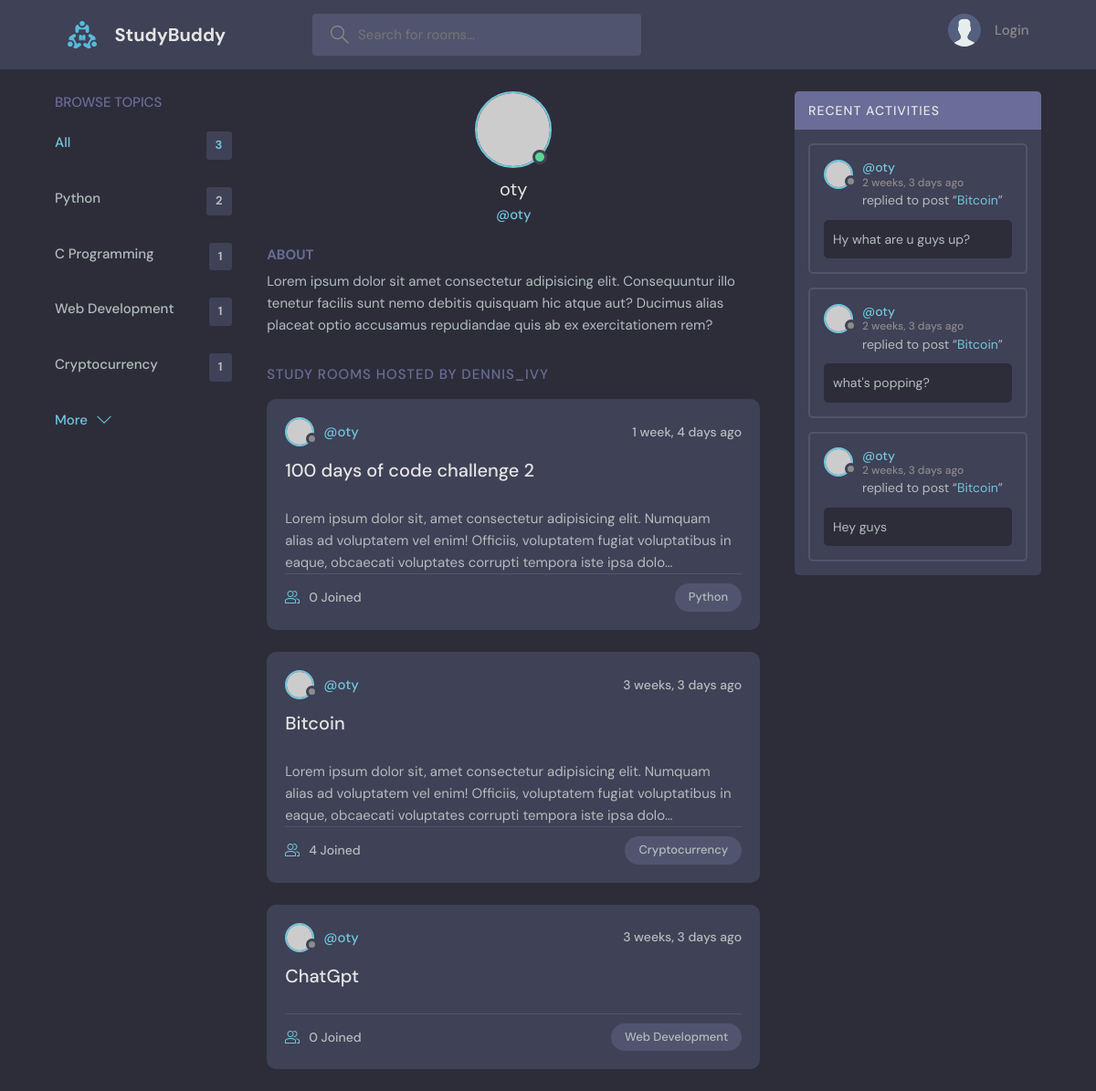
/user-profile/1/, run on an earlier commit of the app's database.
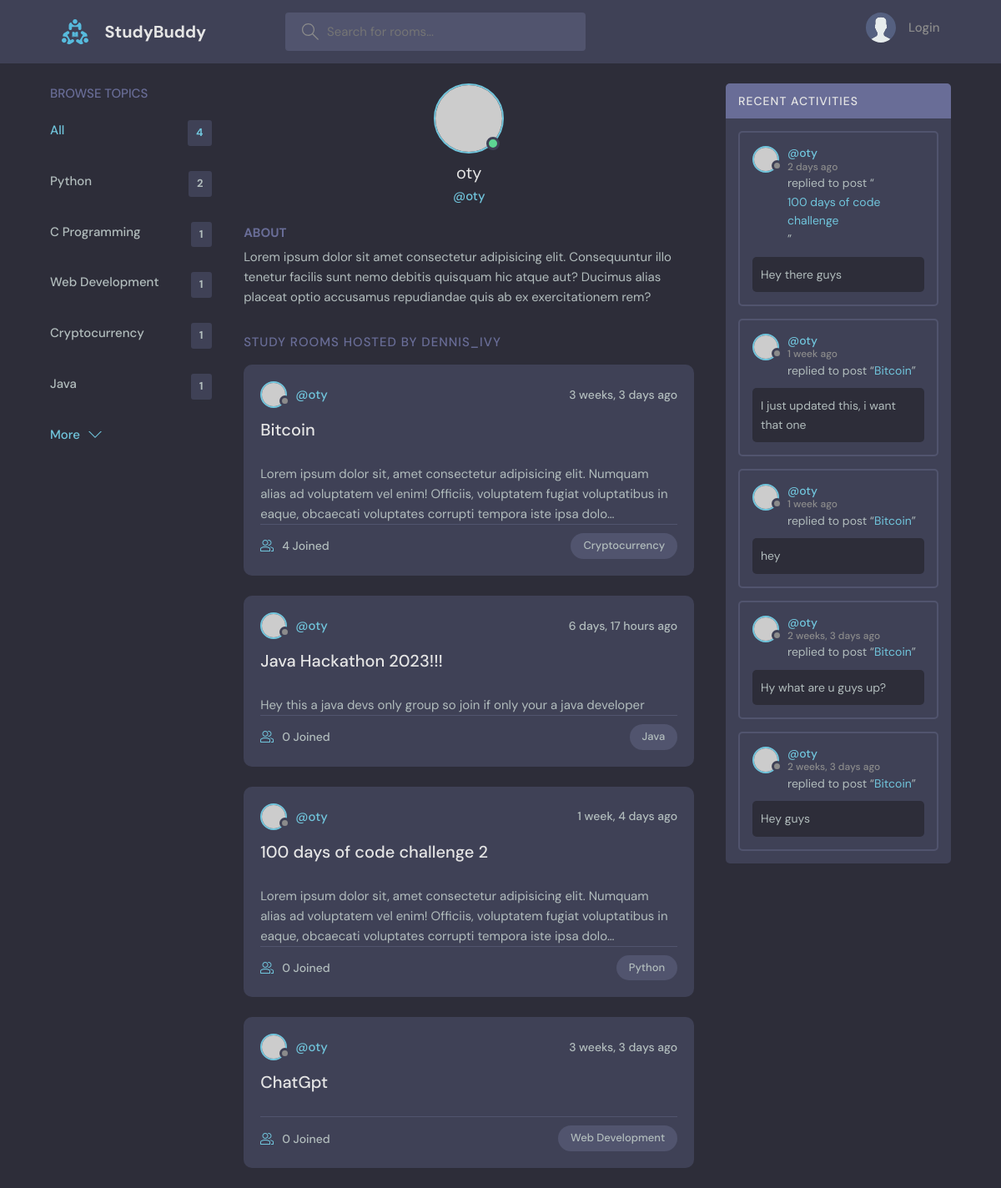
And on a later commit of the database.
### base/models.py (models this page shows, shortened)
class Topic(models.Model):
    name = models.CharField(max_length=200)

class Room(models.Model):
    host = models.ForeignKey(User, on_delete=models.SET_NULL, null=True)
    topic = models.ForeignKey(Topic, on_delete=models.CASCADE, null=True)
    name = models.CharField(max_length=200)
    description = models.TextField(null=True, blank=True)
    participants = models.ManyToManyField(User, related_name="participants", blank=True)
    updated = models.DateTimeField(auto_now=True)
    created = models.DateTimeField(auto_now_add=True)
    class Meta:
        ordering = ['-updated', '-created']
    def __str__(self):
        return self.name

class Message(models.Model):
    user = models.ForeignKey(User, on_delete=models.CASCADE)
    room = models.ForeignKey(Room, on_delete=models.CASCADE)
    body = models.TextField()
    updated = models.DateTimeField(auto_now=True)
    created = models.DateTimeField(auto_now_add=True)
    class Meta:
        ordering = ['-updated', '-created']

### base/views.py (the view)
# urls.py: path('user-profile/<str:pk>/', views.userProfile, name='user-profile'),
def userProfile(request, pk):
    user = User.objects.get(id=pk)
    rooms = user.room_set.all()
    room_messages = user.message_set.all()
    topics = Topic.objects.all()
    context={'user': user, 'rooms': rooms, 'room_messages': room_messages, 'topics': topics}
    return render(request, 'base/profile.html', context)

### base/templates/base/profile.html (shortened to what this page needs)
{% extends 'main.html' %}
{% block content %}
    <main class="profile-page layout layout--3">
        <div class="container">
           {% include 'base/topics_components.html' %}
            <div class="roomList">
                <div class="profile">
                    <div class="profile__avatar">
                        <div class="avatar avatar--large active">
                            <img src="https://randomuser.me/api/portraits/men/11.jpg" />
                        </div>
                    </div>
                    <div class="profile__info">
                        <h3>{{user.username}}</h3>
                        <p>@{{user.username}}</p>
                    </div>
                    <div class="profile__about">
                        <h3>About</h3>
                        <p>
                            Lorem ipsum dolor sit amet consectetur adipisicing elit. Consequuntur illo tenetur
                            facilis sunt nemo debitis quisquam hic atque aut? Ducimus alias placeat optio
                            accusamus repudiandae quis ab ex exercitationem rem?
                        </p>
                    </div>
                </div>
                <div class="roomList__header">
                    <div>
                        <h2>Study Rooms Hosted by dennis_ivy</a>
                        </h2>
                    </div>
                </div>
               {% include 'base/feeds_component.html' %}
            </div>
            {%include 'base/activity_components.html'%}
        </div>
    </main>
{% endblock %}

### templates/main.html (shortened to what this page needs)
{% load static %}
<!DOCTYPE html>
<html lang="en">
  <head>
    <link rel="stylesheet" href="{% static 'css/style.css' %}" />
  </head>
  <body>
    {% include 'navbar.html' %}
    {% block content %}
    {% endblock %}
  </body>
</html>

### templates/navbar.html (shortened to what this page needs)
   {% load static %}
   <header class="header header--loggedIn">
      <div class="container">
        <a href="{% url 'home' %}" class="header__logo">
          <img src="{% static 'images/logo.svg' %}" />
          <h1>StudyBuddy</h1>
        </a>
        <form class="header__search" method="GET" action="{%url 'home'%}">
          <label>
            <input placeholder="Search for rooms..." name="q" />
          </label>
        </form>
        <nav class="header__menu">
          {% if request.user.is_authenticated%}
          <div class="header__user">
            <a href="{% url 'update-user' %}">
              <div class="avatar avatar--medium active">
                <img src="https://randomuser.me/api/portraits/men/37.jpg" />
              </div>
              <p>{{request.user.username}}<span>@{{request.user.username}}</span></p>
            </a>
            <button class="dropdown-button">
              <svg version="1.1" xmlns="http://www.w3.org/2000/svg" width="32" height="32" viewBox="0 0 32 32">
                <title>chevron-down</title>
                <path d="M16 21l-13-13h-3l16 16 16-16h-3l-13 13z"></path>
              </svg>
            </button>
          </div>
          {% else %}
          <a href="{% url 'login' %}">
            <img src="{% static 'images/avatar.svg' %}" />
            <p>Login</p>
          </a>
          {%endif%}
        </nav>
      </div>
    </header>

### base/templates/base/topics_components.html
<div class="topics">
          <div class="topics__header">
            <h2>Browse Topics</h2>
          </div>
          <ul class="topics__list">
            <li>
              <a href="{% url 'home' %}" class="active">All <span>{{rooms.count}}</span></a>
            </li>
                {% for topic in topics %}
            <li>
              <a href="{% url 'home' %}?q={{topic.name}}">{{topic.name}} <span>{{topic.room_set.all.count}}</span></a>
            </li>
            {%endfor%}
          </ul>
          <button class="btn btn--link" href="/">
            More
            <svg version="1.1" xmlns="http://www.w3.org/2000/svg" width="32" height="32" viewBox="0 0 32 32">
              <title>chevron-down</title>
              <path d="M16 21l-13-13h-3l16 16 16-16h-3l-13 13z"></path>
            </svg>
          </button>
        </div>

### base/templates/base/feeds_component.html (shortened to what this page needs)
{% for room in rooms%}
<div class="roomListRoom">
  <div class="roomListRoom__header">
    <a href="{% url 'user-profile' room.host.id%}" class="roomListRoom__author">
      <div class="avatar avatar--small">
        <img src="https://randomuser.me/api/portraits/women/11.jpg" />
      </div>
      <span>@{{room.host.username}}</span>
    </a>
    <div class="roomListRoom__actions">
      <span>{{room.created|timesince}} ago</span>
    </div>
  </div>
  <div class="roomListRoom__content">
    <a href="{% url 'room' room.id %}">{{room.name}}</a>
  </div>
  <p>{{room.description|truncatechars_html:200}}</p>
  <div class="roomListRoom__meta">
    <a href="{% url 'room' room.id %}" class="roomListRoom__joined">
      {{room.participants.all.count}} Joined
    </a>
    <p class="roomListRoom__topic">{{room.topic.name}}</p>
  </div>
</div>
{% endfor %}

### base/templates/base/activity_components.html (shortened to what this page needs)
<div class="activities">
  <div class="activities__header">
    <h2>Recent Activities</h2>
  </div>
  {% for message in room_messages%}
  <div class="activities__box">
    <div class="activities__boxHeader roomListRoom__header">
      <a href="{% url 'user-profile' message.user.id %}" class="roomListRoom__author">
        <div class="avatar avatar--small">
          <img src="https://randomuser.me/api/portraits/women/11.jpg" />
        </div>
        <p>
          @{{message.user}}
          <span>{{message.created | timesince}} ago</span>
        </p>
      </a>
    </div>
    <div class="activities__boxContent">
      <p>replied to post “<a href="{% url 'room' message.room.id %}">{{message.room}}</a>”</p>
      <div class="activities__boxRoomContent">
        {{message.body}}
      </div>
    </div>
  </div>
  {%endfor%}
</div>

What changed in the data, as far as the page shows it:
removed Message: user "oty", created "2 weeks, 3 days", room "Bitcoin", body "what's popping?"
added Topic: name "Java", room_set.all.count "1"
changed Room "Bitcoin": moves up the list
added Room: host.username "oty", created "6 days, 17 hours", name "Java Hackathon 2023!!!", description "Hey this a java devs only group so join if only your a java developer", participants.all.count "0", topic.name "Java"
added Message: user "oty", created "2 days", room "100 days of code challenge", body "Hey there guys"
added Message: user "oty", created "1 week", room "Bitcoin", body "I just updated this, i want that one"
added Message: user "oty", created "1 week", room "Bitcoin", body "hey"
Also different on the page:
{{ rooms.count }}: "3" → "4"
